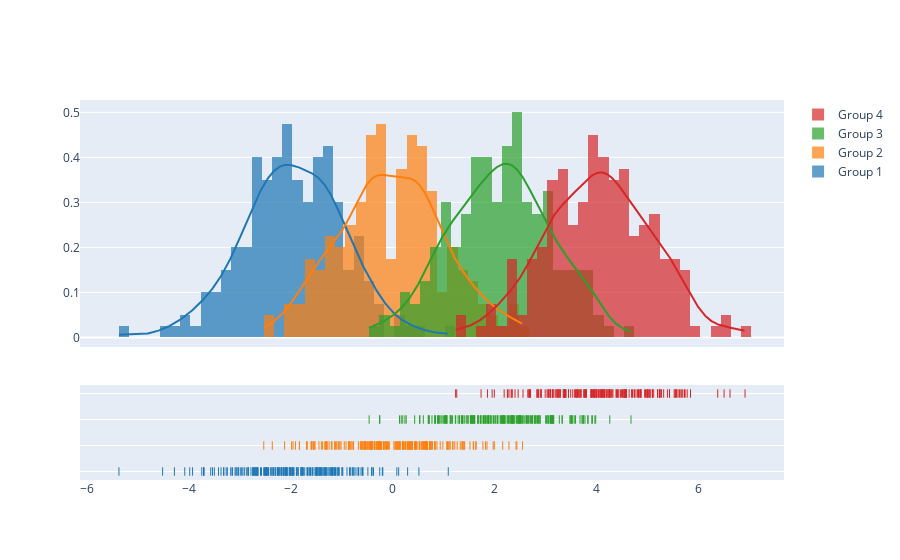

Here is the notebook cell this chart was saved with:
### Code cell
import plotly.figure_factory as ff

# Add histogram data
x1 = np.random.randn(200) - 2
x2 = np.random.randn(200)
x3 = np.random.randn(200) + 2
x4 = np.random.randn(200) + 4

# Group data together
hist_data = [x1, x2, x3, x4]

group_labels = ['Group 1', 'Group 2', 'Group 3', 'Group 4']

# Create distplot with custom bin_size
fig = ff.create_distplot(hist_data, group_labels, bin_size=.2)
fig.show()

### Figure 1 — Plotly figure (JSON) as saved in the notebook; plotly's stock layout.template omitted (floating-point values rounded to 4 significant figures; data arrays with more than 128 entries replaced by an {"elided": "..."} marker saying what was removed)
{"data": [{"autobinx": false, "histnorm": "probability density", "legendgroup": "Group 1", "marker": {"color": "rgb(31, 119, 180)"}, "name": "Group 1", "opacity": 0.7, "type": "histogram", "x": {"elided": "200 float values"}, "xaxis": "x", "xbins": {"end": 1.09, "size": 0.2, "start": -5.369}, "yaxis": "y"}, {"autobinx": false, "histnorm": "probability density", "legendgroup": "Group 2", "marker": {"color": "rgb(255, 127, 14)"}, "name": "Group 2", "opacity": 0.7, "type": "histogram", "x": {"elided": "200 float values"}, "xaxis": "x", "xbins": {"end": 2.546, "size": 0.2, "start": -2.528}, "yaxis": "y"}, {"autobinx": false, "histnorm": "probability density", "legendgroup": "Group 3", "marker": {"color": "rgb(44, 160, 44)"}, "name": "Group 3", "opacity": 0.7, "type": "histogram", "x": {"elided": "200 float values"}, "xaxis": "x", "xbins": {"end": 4.674, "size": 0.2, "start": -0.4623}, "yaxis": "y"}, {"autobinx": false, "histnorm": "probability density", "legendgroup": "Group 4", "marker": {"color": "rgb(214, 39, 40)"}, "name": "Group 4", "opacity": 0.7, "type": "histogram", "x": {"elided": "200 float values"}, "xaxis": "x", "xbins": {"end": 6.91, "size": 0.2, "start": 1.234}, "yaxis": "y"}, {"legendgroup": "Group 1", "marker": {"color": "rgb(31, 119, 180)"}, "mode": "lines", "name": "Group 1", "showlegend": false, "type": "scatter", "x": {"elided": "500 float values"}, "xaxis": "x", "y": {"elided": "500 float values"}, "yaxis": "y"}, {"legendgroup": "Group 2", "marker": {"color": "rgb(255, 127, 14)"}, "mode": "lines", "name": "Group 2", "showlegend": false, "type": "scatter", "x": {"elided": "500 float values"}, "xaxis": "x", "y": {"elided": "500 float values"}, "yaxis": "y"}, {"legendgroup": "Group 3", "marker": {"color": "rgb(44, 160, 44)"}, "mode": "lines", "name": "Group 3", "showlegend": false, "type": "scatter", "x": {"elided": "500 float values"}, "xaxis": "x", "y": {"elided": "500 float values"}, "yaxis": "y"}, {"legendgroup": "Group 4", "marker": {"color": "rgb(214, 39, 40)"}, "mode": "lines", "name": "Group 4", "showlegend": false, "type": "scatter", "x": {"elided": "500 float values"}, "xaxis": "x", "y": {"elided": "500 float values"}, "yaxis": "y"}, {"legendgroup": "Group 1", "marker": {"color": "rgb(31, 119, 180)", "symbol": "line-ns-open"}, "mode": "markers", "name": "Group 1", "showlegend": false, "type": "scatter", "x": {"elided": "200 float values"}, "xaxis": "x", "y": {"elided": "200 str values"}, "yaxis": "y2"}, {"legendgroup": "Group 2", "marker": {"color": "rgb(255, 127, 14)", "symbol": "line-ns-open"}, "mode": "markers", "name": "Group 2", "showlegend": false, "type": "scatter", "x": {"elided": "200 float values"}, "xaxis": "x", "y": {"elided": "200 str values"}, "yaxis": "y2"}, {"legendgroup": "Group 3", "marker": {"color": "rgb(44, 160, 44)", "symbol": "line-ns-open"}, "mode": "markers", "name": "Group 3", "showlegend": false, "type": "scatter", "x": {"elided": "200 float values"}, "xaxis": "x", "y": {"elided": "200 str values"}, "yaxis": "y2"}, {"legendgroup": "Group 4", "marker": {"color": "rgb(214, 39, 40)", "symbol": "line-ns-open"}, "mode": "markers", "name": "Group 4", "showlegend": false, "type": "scatter", "x": {"elided": "200 float values"}, "xaxis": "x", "y": {"elided": "200 str values"}, "yaxis": "y2"}], "layout": {"barmode": "overlay", "hovermode": "closest", "legend": {"traceorder": "reversed"}, "xaxis": {"anchor": "y2", "domain": [0.0, 1.0], "zeroline": false}, "yaxis": {"anchor": "free", "domain": [0.35, 1], "position": 0.0}, "yaxis2": {"anchor": "x", "domain": [0, 0.25], "dtick": 1, "showticklabels": false}}}
